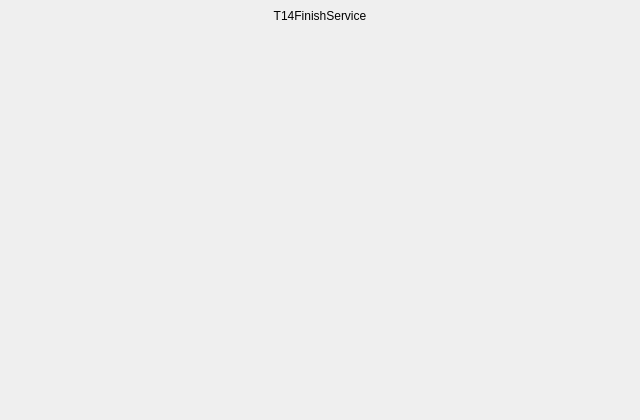
<?xml version="1.0" encoding="UTF-8"?>
<ui version="4.0">
 <class>MainWindow</class>
 <widget class="QMainWindow" name="MainWindow">
  <property name="geometry">
   <rect>
    <x>0</x>
    <y>0</y>
    <width>640</width>
    <height>420</height>
   </rect>
  </property>
  <property name="windowTitle">
   <string>T14FinishService</string>
  </property>
  <widget class="QWidget" name="centralwidget">
   <layout class="QVBoxLayout" name="verticalLayout">
    <item>
     <widget class="QLabel" name="titleLabel">
      <property name="text">
       <string>T14FinishService</string>
      </property>
      <property name="alignment">
       <set>Qt::AlignmentFlag::AlignCenter</set>
      </property>
     </widget>
    </item>
    <item>
     <spacer name="verticalSpacer">
      <property name="orientation">
       <enum>Qt::Orientation::Vertical</enum>
      </property>
      <property name="sizeHint" stdset="0">
       <size>
        <width>20</width>
        <height>40</height>
       </size>
      </property>
     </spacer>
    </item>
   </layout>
  </widget>
 </widget>
 <resources/>
 <connections/>
</ui>
